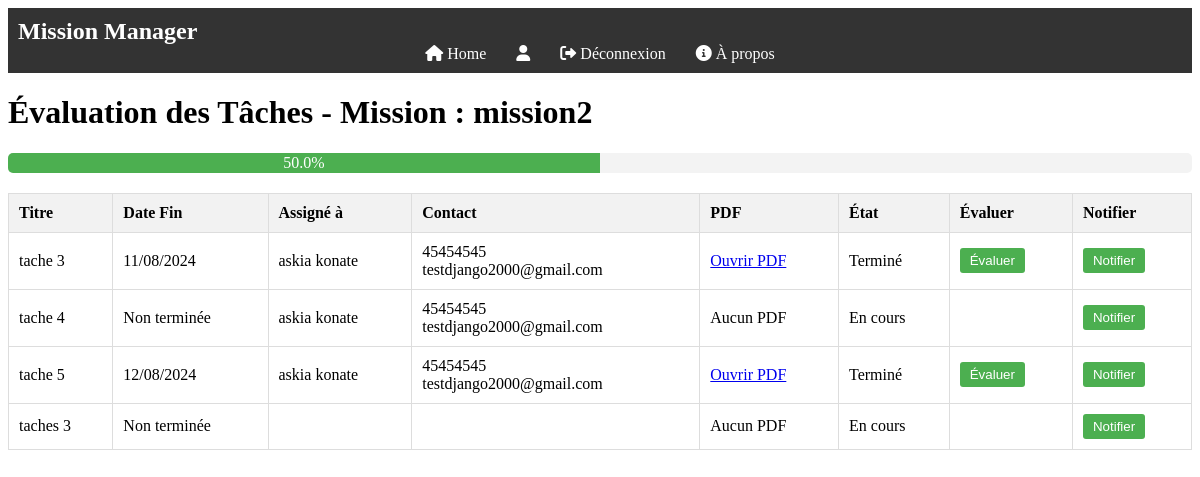
Screenshot of /missions/6/evaluer/ with the database file from the repository.
### Authentification/models.py (models this page shows, shortened)
class Mission(models.Model):
    titre = models.CharField(max_length=255)
    dateDebut = models.DateField()
    datefin = models.DateField()
    description = models.TextField()

class Tache(models.Model):
    ETAT_CHOICES = [
        (1, 'En attente'),
        (2, 'En cours'),
        (3, 'Terminé'),
    ]
    titre = models.CharField(max_length=255)
    description = models.TextField()
    dateCreation = models.DateField()
    dateEcheance = models.DateField()
    dateFin = models.DateField(null=True, blank=True)  # Champ dateFin optionnel
    mission = models.ForeignKey(Mission, related_name='taches', on_delete=models.CASCADE)
    utilisateur = models.ForeignKey(Utilisateur, related_name='taches', on_delete=models.SET_NULL, null=True)
    pdf = models.FileField(upload_to='pdfs/', null=True, blank=True)  # Champ PDF
    etat = models.IntegerField(choices=ETAT_CHOICES, default=1)  # Champ état avec valeurs 1, 2, 3

class Utilisateur(AbstractUser):
    nom=models.CharField(max_length=20)
    prenom=models.CharField(max_length=20)
    fonction=models.CharField(max_length=150)
    telephone=models.IntegerField()
    email=models.EmailField(unique=True)
    is_admin = models.BooleanField(default=False)  # Champ pour indiquer si l'utilisateur est un administrateur
    num_mail=models.IntegerField(default=0)
    USERNAME_FIELD = 'email'
    REQUIRED_FIELDS = ['telephone', 'nom', 'prenom']

### planificationMission/views.py (the view, shortened to what this page needs)
# urls.py: path('missions/<int:mission_id>/evaluer/', views.evaluer_tache_view, name='evaluer_tache_view'),
def evaluer_tache_view(request, mission_id):
    taches = Tache.objects.filter(mission_id=mission_id)
    mission = get_object_or_404(Mission, id=mission_id)
    taches_terminees = taches.filter(etat=3).count()
    total_taches = taches.count()
    progression = (taches_terminees / total_taches) * 100 if total_taches > 0 else 0
    return render(request, 'evaluerTache.html', {
        'taches': taches,
        'mission': mission,
        'progression': progression,
    })

### planificationMission/context_processors.py (called while the page is built)
def notifications_non_lues_processor(request):
    if request.user.is_authenticated:
        notifications_non_lues_count = Notification.objects.filter(
            utilisateur=request.user,
            est_lu=False
        ).count()
    else:
        notifications_non_lues_count = 0
    return {
        'notifications_non_lues_count': notifications_non_lues_count
    }

### planificationMission/templates/evaluerTache.html (shortened to what this page needs)
<!DOCTYPE html>
<html lang="fr">
<head>
    <link rel="stylesheet" href="https://cdnjs.cloudflare.com/ajax/libs/font-awesome/6.0.0-beta3/css/all.min.css">
</head>
<body>
    <header>
        <div class="logo">Mission Manager</div>
        <nav>
            <ul>
                <li><a href="{% url 'Authentification:home' %}"><i class="fas fa-home"></i> Home</a></li>
                <li><a href="#"><i class="fas fa-user"></i> {{user.nom}}</a></li>
                <li><a href="{% url 'Authentification:logout' %}"><i class="fas fa-sign-out-alt"></i> Déconnexion</a></li>
                <li><a href="{% url 'Authentification:A_propos' %}"><i class="fas fa-info-circle"></i> À propos</a></li>
            </ul>
        </nav>
    </header>
    <h1>Évaluation des Tâches - Mission : {{ mission.titre }}</h1>
    <div class="progress-bar">
        <div class="progress-bar-fill">{{ progression }}%</div>
    </div>
    <table border="1">
        <thead>
            <tr>
                <th>Titre</th>
                <th>Date Fin</th>
                <th>Assigné à</th>
                <th>Contact</th>
                <th>PDF</th>
                <th>État</th>
                <th>Évaluer</th>
                <th>Notifier</th>
            </tr>
        </thead>
        <tbody>
            {% for tache in taches %}
            <tr>
                <td data-label="Titre">{{ tache.titre }}</td>
                <td data-label="Date Fin">{% if tache.dateFin %}{{ tache.dateFin|date:"d/m/Y" }}{% else %}Non terminée{% endif %}</td>
                <td data-label="Assigné à">{{ tache.utilisateur.nom }} {{ tache.utilisateur.prenom }}</td>
                <td data-label="Contact">{{ tache.utilisateur.telephone }}<br>{{ tache.utilisateur.email }}</td>
                <td data-label="PDF">
                    {% if tache.pdf %}
                        <a href="{{ tache.pdf.url }}" target="_blank">Ouvrir PDF</a>
                    {% else %}
                        Aucun PDF
                    {% endif %}
                </td>
                <td data-label="État">{{ tache.get_etat_display }}</td>
                <td data-label="Évaluer">
                    {% if tache.etat == 3 %}
                        <button onclick="toggleForm('evalForm-{{ tache.id }}')">Évaluer</button>
                    {% endif %}
                </td>
                <td data-label="Notifier">
                    <button onclick="toggleForm('notifForm-{{ tache.id }}')">Notifier</button>
                </td>
            </tr>
            {% endfor %}
        </tbody>
    </table>
</body>
</html>

### rows the page displays
Mission: titre "mission2"
Tache: titre "tache 3", dateFin "11/08/2024", utilisateur.nom "askia", utilisateur.prenom "konate", utilisateur.telephone "45454545", utilisateur.email "testdjango2000@gmail.com", etat "Terminé"
Tache: titre "tache 4", shows "Non terminée", utilisateur.nom "askia", utilisateur.prenom "konate", utilisateur.telephone "45454545", utilisateur.email "testdjango2000@gmail.com", pdf "Aucun PDF", etat "En cours"
Tache: titre "tache 5", dateFin "12/08/2024", utilisateur.nom "askia", utilisateur.prenom "konate", utilisateur.telephone "45454545", utilisateur.email "testdjango2000@gmail.com", etat "Terminé"
Tache: titre "taches 3", shows "Non terminée", pdf "Aucun PDF", etat "En cours"

### other values shown
{{ progression }} "50.0"
